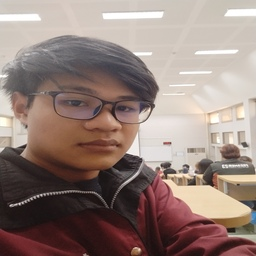
#> input picture Sentiment_Analysis/nlp/Data_Engi/me256.jpg, 256 x 256 px
$ jupyter execute Untitled.ipynb
#> lines starting #> are read from the running program, lines starting #| are printed output that depends on the picture
[cell 1]
import numpy as np
import matplotlib.pyplot as plt
from PIL import Image

# Load the image
image_path = 'me256.jpg'  # Replace with your image path
image = Image.open(image_path)
#> image is the input picture: PIL image 256x256 RGB; mean R, G, B 147.6, 128.3, 121.5
image_array = np.array(image)

# Display the original image
plt.imshow(image_array)
plt.title('Original Image')
plt.axis('off')
plt.show()

# Rotate the image by 180 degrees by reversing both rows and columns
rotated_image_array = image_array[::-1, ::-1]
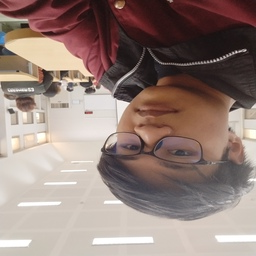
#> rotated_image_array: shape (256, 256, 3); mean R, G, B 147.6, 128.3, 121.5

# Display the rotated image
plt.imshow(rotated_image_array)
plt.title('180-Degree Rotated Image')
plt.axis('off')
plt.show()

[cell 2]
import numpy as np
import matplotlib.pyplot as plt
from PIL import Image

def scale_image_reverse_mapping(image, scale_factor):
    # Get original image dimensions
#> called with scale_factor = 2
    original_height, original_width = image.shape[:2]
#> original_height = 256; original_width = 256

    # Calculate new dimensions based on the scaling factor
    new_height = int(original_height * scale_factor)
#> new_height = 512
    new_width = int(original_width * scale_factor)
#> new_width = 512

    # Create an empty array for the scaled image
    scaled_image = np.zeros((new_height, new_width, 3), dtype=np.uint8)

    # Reverse mapping: Map each pixel in the scaled image to the original image
    for i in range(new_height):
        for j in range(new_width):
            # Calculate the corresponding position in the original image
            orig_x = int(j / scale_factor)
            orig_y = int(i / scale_factor)

            # Boundary check
            orig_x = min(orig_x, original_width - 1)
            orig_y = min(orig_y, original_height - 1)

            # Assign pixel values from the original image
            scaled_image[i, j] = image[orig_y, orig_x]

    return scaled_image

# Load the image
image_path = 'me256.jpg'  # Replace with your image path
image = Image.open(image_path)
image_array = np.array(image)

# Display the original image
plt.imshow(image_array)
plt.title('Original Image')
plt.axis('off')
plt.show()

# Set the scale factor (e.g., 2.0 for 2x zoom)
scale_factor = 2.0

# Scale the image using reverse mapping
scaled_image_array = scale_image_reverse_mapping(image_array, scale_factor)

# Display the scaled image
plt.imshow(scaled_image_array)
plt.title(f'Scaled Image (Zoomed by {scale_factor}x)')
plt.axis('off')
plt.show()

[cell 3]
import numpy as np
import cv2
import matplotlib.pyplot as plt
from skimage.filters import median
from skimage.morphology import square

# Read the image and convert to grayscale
# Replace 'me256.jpg' with the path to your image file
img = cv2.imread('me256.jpg', cv2.IMREAD_GRAYSCALE)
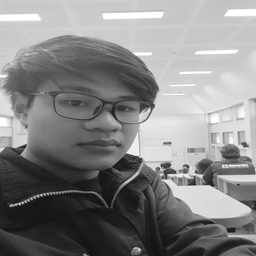
#> img: shape (256, 256); min 13, max 255, mean 133.3
img = img.astype(np.float64)  # Convert to double precision
v, h = img.shape
#> v = 256; h = 256

# Display the original image
plt.figure(figsize=(10, 5))
plt.subplot(2, 2, 1)
plt.imshow(img, cmap='gray')
plt.title('Original image')

# ============================================================
#   Image rotation
# ------------------------------------------------------------
theta = 45  # Rotation angle in degrees
rad = theta / 180 * np.pi  # Convert to radians
cx, cy = round(v / 2), round(h / 2)
#> cx = 128; cy = 128

oup2 = np.zeros((v, h))

# Forward mapping
for x in range(v):
    for y in range(h):
        xd = round((x - cx) * np.cos(rad) - (y - cy) * np.sin(rad)) + cx
        yd = round((x - cx) * np.sin(rad) + (y - cy) * np.cos(rad)) + cy

        if 0 < xd < (v - 1) and 0 < yd < (h - 1):
            oup2[xd, yd] = img[x, y]
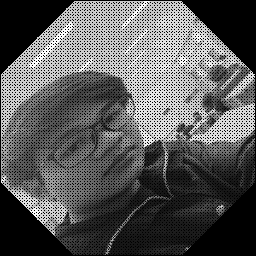
#> oup2: shape (256, 256) float64; min 0, max 255, mean 90

oup2 = np.round((oup2 - oup2.min()) / (oup2.max() - oup2.min()) * 255)
plt.figure(figsize=(10, 5))
plt.subplot(1, 2, 1)
plt.imshow(oup2.astype(np.uint8), cmap='gray')
plt.title('Rotated by forward mapping (NNI)')

# Apply median filtering
oup2 = median(oup2, square(3))
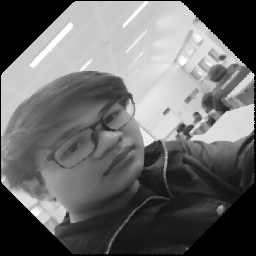
#> oup2: shape (256, 256) float64; min 0, max 255, mean 106.6
plt.subplot(1, 2, 2)
plt.imshow(oup2.astype(np.uint8), cmap='gray')
plt.title('After median filtering')
plt.show()
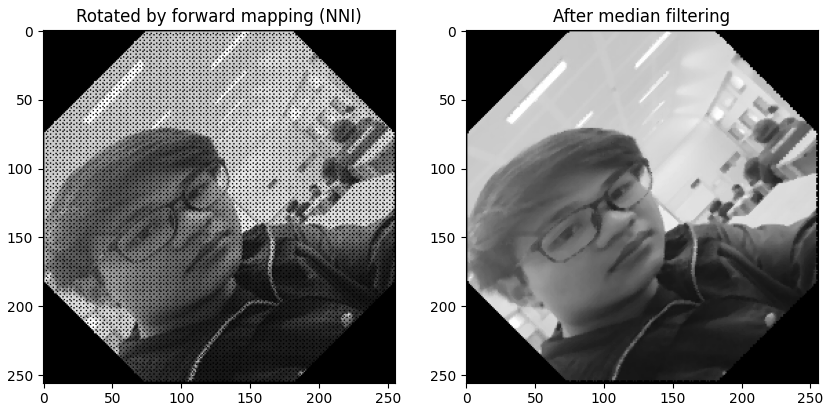
#> figure drawn by matplotlib, 2 panels

# Reverse mapping
oup3 = np.zeros((v, h))
oup4 = np.zeros((v, h))

for xd in range(v):
    for yd in range(h):
        x = (xd - cx) * np.cos(rad) + (yd - cy) * np.sin(rad) + cx
        y = -(xd - cx) * np.sin(rad) + (yd - cy) * np.cos(rad) + cy

        xp, yp = np.floor(x).astype(int), np.floor(y).astype(int)
        dx, dy = x - xp, y - yp

        if 1 <= xp < (v - 1) and 1 <= yp < (h - 1):
            # Nearest neighbor interpolation
            oup3[xd, yd] = img[round(x), round(y)]

            # Bilinear interpolation
            oup4[xd, yd] = (
                (1 - dx) * (1 - dy) * img[xp, yp]
                + (1 - dx) * dy * img[xp, yp + 1]
                + dx * dy * img[xp + 1, yp + 1]
                + dx * (1 - dy) * img[xp + 1, yp]
            )
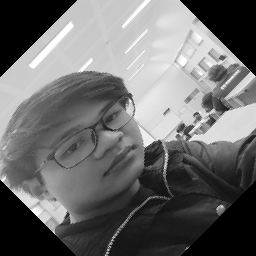
#> oup3: shape (256, 256) float64; min 0, max 255, mean 108.4

oup3 = np.round((oup3 - oup3.min()) / (oup3.max() - oup3.min()) * 255)
oup4 = np.round((oup4 - oup4.min()) / (oup4.max() - oup4.min()) * 255)

plt.figure(figsize=(10, 5))
plt.subplot(1, 2, 1)
plt.imshow(oup3.astype(np.uint8), cmap='gray')
plt.title('Rotated by reverse mapping (NNI)')

plt.subplot(1, 2, 2)
plt.imshow(oup4.astype(np.uint8), cmap='gray')
plt.title('Rotated by reverse mapping (BI)')
plt.show()
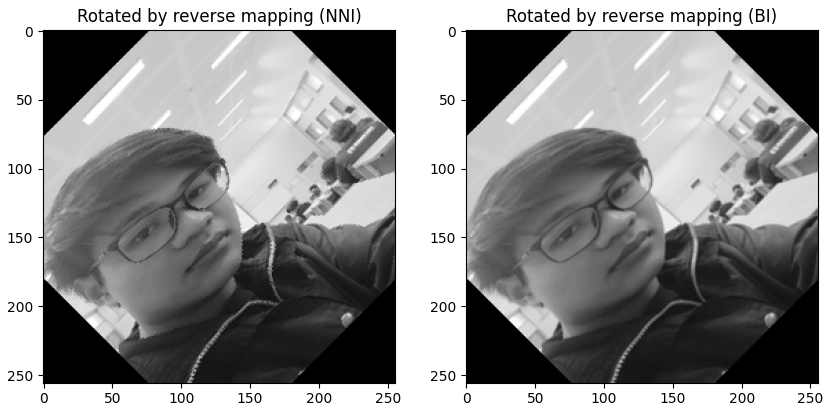
#> figure drawn by matplotlib, 2 panels

[cell 4]
import numpy as np
import cv2
import matplotlib.pyplot as plt

# Read and convert the image to grayscale
img = cv2.imread('me256.jpg', cv2.IMREAD_GRAYSCALE)  # Change to your image path
v, h = img.shape

# Scaling factor
scale_factor = 7  # Example: Zooming in by a factor of 2
v_out = int(v * scale_factor)
#> v_out = 1792
h_out = int(h * scale_factor)
#> h_out = 1792

# Create an empty output image with the new size
output_img = np.zeros((v_out, h_out))

# Reverse Mapping
for x_out in range(v_out):
    for y_out in range(h_out):
        # Calculate the corresponding coordinates in the input image
        x = x_out / scale_factor
        y = y_out / scale_factor

        # Find the nearest coordinates (Nearest Neighbor Interpolation)
        x_nearest = int(round(x))
        y_nearest = int(round(y))

        # Ensure the coordinates are within the input image bounds
        if 0 <= x_nearest < v and 0 <= y_nearest < h:
            # Assign the corresponding pixel value
            output_img[x_out, y_out] = img[x_nearest, y_nearest]
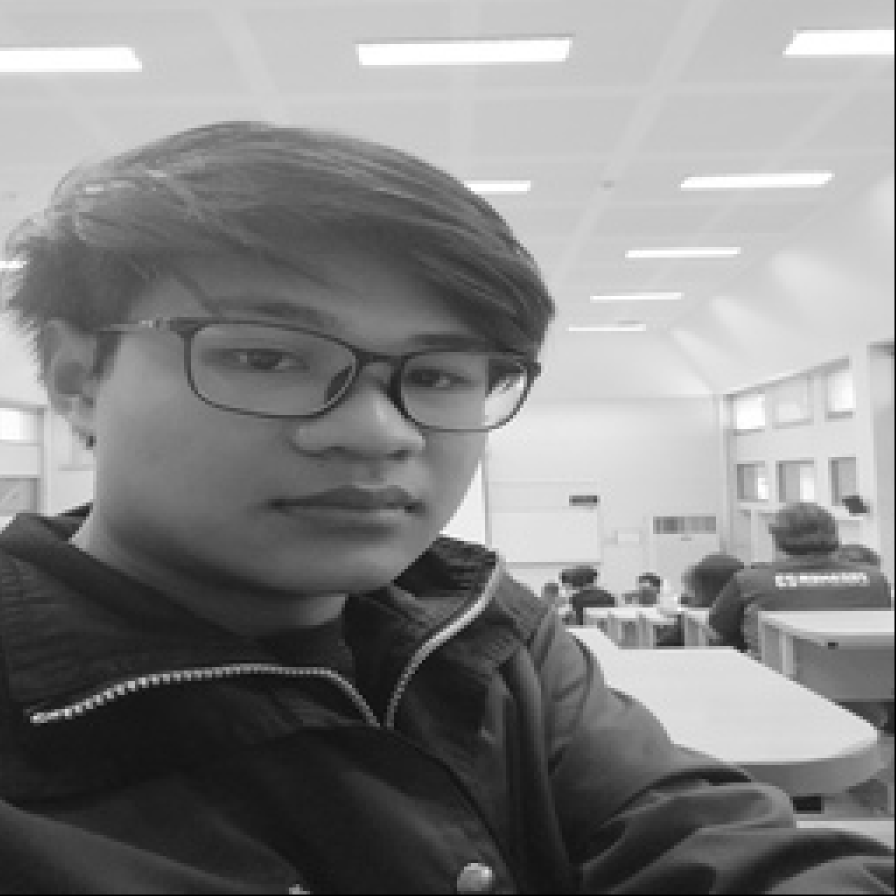
#> output_img: shape (1792, 1792) float64 (shown at 1/2 size); min 0, max 255, mean 132.8

# Normalize and convert to uint8 for display
output_img = np.round((output_img - output_img.min()) / (output_img.max() - output_img.min()) * 255)

# Display the original and scaled images
plt.figure(figsize=(10, 5))
plt.subplot(1, 2, 1)
plt.imshow(img, cmap='gray')
plt.title('Original Image')

plt.subplot(1, 2, 2)
plt.imshow(output_img.astype(np.uint8), cmap='gray')
plt.title(f'Scaled Image (Factor: {scale_factor})')
plt.show()
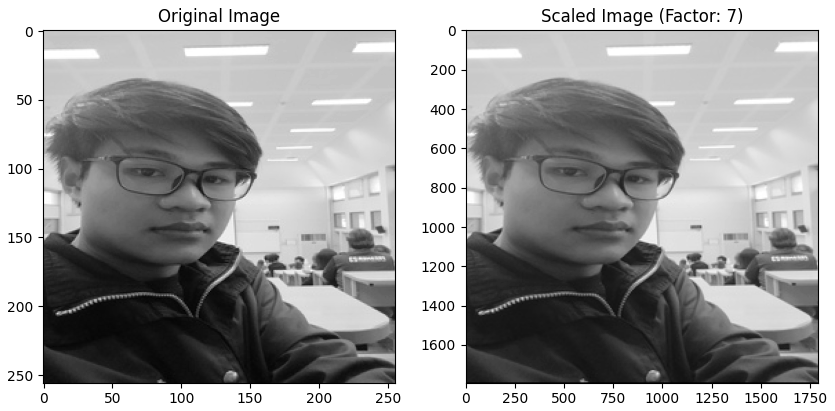
#> figure drawn by matplotlib, 2 panels

[cell 5]
import pandas as pd

# Define the RGB values from the table
rgb_values = {
    "(0, 1, 1)": [(2, 1, 2), (4, 4, 4), (3, 0, 3), (1, 2, 1)],
    "(1, 2, 3)": [(1, 7, 7), (4, 6, 7), (5, 2, 2), (0, 4, 4)],
    "(7, 7, 7)": [(2, 0, 2), (4, 5, 6), (1, 1, 1), (3, 1, 6)],
    "(5, 1, 2)": [(3, 3, 2), (1, 5, 7), (6, 6, 0), (3, 3, 3)],
    "(1, 1, 7)": [(5, 5, 0), (3, 6, 7), (2, 2, 2), (2, 4, 6)]
}

# Calculate Intensity and Saturation
results = []

for key, rgb_list in rgb_values.items():
    for rgb in rgb_list:
        R, G, B = rgb
        intensity = (R + G + B) / 3
        saturation = 1 - (min(R, G, B) / intensity) if intensity != 0 else 0
        results.append({
            "Location": key,
            "RGB": rgb,
            "Intensity": round(intensity, 2),
            "Saturation": round(saturation, 2)
        })

# Convert to DataFrame for display
df_results = pd.DataFrame(results)

# Display the DataFrame
print(df_results)

[cell 6]
import pandas as pd

# RGB values extracted from the image
rgb_values = [
    [(0, 1, 1), (1, 2, 3), (7, 7, 7), (5, 1, 2), (1, 1, 7)],
    [(2, 1, 2), (1, 7, 7), (2, 0, 2), (3, 3, 2), (5, 5, 0)],
    [(4, 4, 4), (4, 6, 7), (4, 5, 6), (1, 5, 7), (3, 6, 7)],
    [(3, 0, 3), (5, 2, 2), (1, 1, 1), (6, 6, 0), (2, 2, 2)],
    [(1, 2, 1), (0, 4, 4), (3, 1, 6), (3, 3, 3), (2, 4, 6)]
]

# Function to calculate intensity and saturation
def calculate_intensity_saturation(rgb):
    R, G, B = rgb
    intensity = (R + G + B) / 3
    if intensity == 0:
        saturation = 0  # Avoid division by zero
    else:
        saturation = 1 - (min(R, G, B) / intensity)
    return intensity, saturation

# Calculate intensity and saturation for each RGB value
results = []
for row in rgb_values:
    result_row = [calculate_intensity_saturation(rgb) for rgb in row]
    results.append(result_row)

# Convert results to a DataFrame for better visualization
df = pd.DataFrame(results, columns=['(0, 1, 1)', '(1, 2, 3)', '(7, 7, 7)', '(5, 1, 2)', '(1, 1, 7)'])

# Separate intensity and saturation into two DataFrames
df_intensity = df.applymap(lambda x: round(x[0], 2))
#> df_intensity = table of 5 rows and 5 columns
df_saturation = df.applymap(lambda x: round(x[1], 2))
#> df_saturation = table of 5 rows and 5 columns

# Display the results
print("Intensity Values:")
print(df_intensity)
#|    (0, 1, 1)  (1, 2, 3)  (7, 7, 7)  (5, 1, 2)  (1, 1, 7)
#| 0       0.67       2.00       7.00       2.67       3.00
#| 1       1.67       5.00       1.33       2.67       3.33
#| 2       4.00       5.67       5.00       4.33       5.33
#| 3       2.00       3.00       1.00       4.00       2.00
#| 4       1.33       2.67       3.33       3.00       4.00

print("\nSaturation Values:")
print(df_saturation)
#|    (0, 1, 1)  (1, 2, 3)  (7, 7, 7)  (5, 1, 2)  (1, 1, 7)
#| 0       1.00       0.50        0.0       0.62       0.67
#| 1       0.40       0.80        1.0       0.25       1.00
#| 2       0.00       0.29        0.2       0.77       0.44
#| 3       1.00       0.33        0.0       1.00       0.00
#| 4       0.25       1.00        0.7       0.00       0.50
